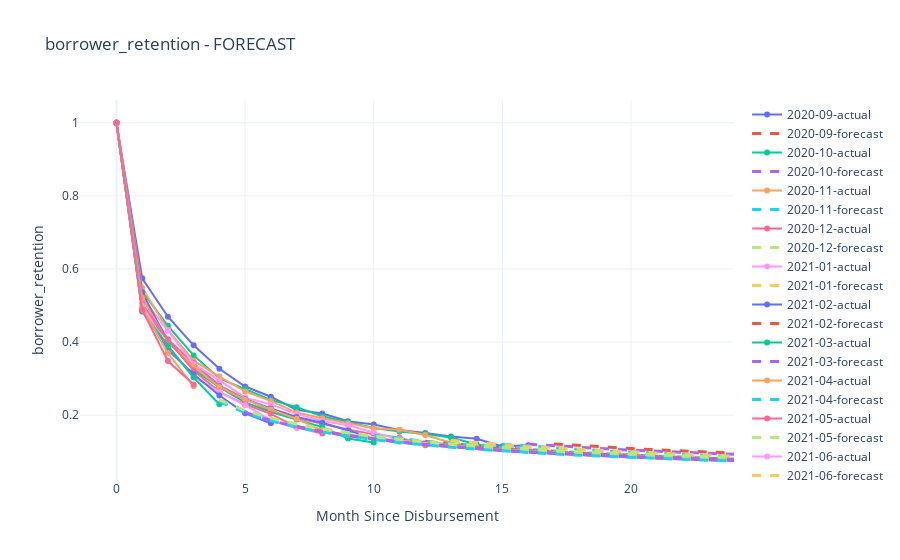

Notebook source saved alongside this figure:
### Code cell
# visualize cohorts for a given feature
m.plot_cohorts('borrower_retention', data='forecast')

### Figure 1 — Plotly figure (JSON) as saved in the notebook; plotly's stock layout.template omitted (floating-point values rounded to 4 significant figures)
{"data": [{"line": {"width": 2}, "mode": "markers+lines", "name": "2020-09-actual", "type": "scatter", "x": [0, 1, 2, 3, 4, 5, 6, 7, 8, 9, 10, 11, 12, 13, 14, 15, 16], "y": [1, 0.5744, 0.4693, 0.391, 0.3268, 0.2782, 0.2502, 0.2145, 0.2043, 0.1832, 0.1746, 0.1593, 0.1509, 0.1413, 0.1351, 0.1145, 0.1174]}, {"line": {"dash": "dash", "width": 3}, "mode": "lines", "name": "2020-09-forecast", "type": "scatter", "x": [17, 18, 19, 20, 21, 22, 23, 24], "y": [0.1213, 0.1167, 0.1125, 0.1087, 0.1051, 0.1018, 0.0988, 0.09596]}, {"line": {"width": 2}, "mode": "markers+lines", "name": "2020-10-actual", "type": "scatter", "x": [0, 1, 2, 3, 4, 5, 6, 7, 8, 9, 10, 11, 12, 13, 14, 15], "y": [1, 0.5387, 0.4444, 0.3634, 0.3004, 0.2713, 0.2418, 0.2218, 0.197, 0.1803, 0.1649, 0.1549, 0.1482, 0.1386, 0.1197, 0.1112]}, {"line": {"dash": "dash", "width": 3}, "mode": "lines", "name": "2020-10-forecast", "type": "scatter", "x": [16, 17, 18, 19, 20, 21, 22, 23, 24], "y": [0.1205, 0.1159, 0.1117, 0.1078, 0.1043, 0.101, 0.09801, 0.09521, 0.0926]}, {"line": {"width": 2}, "mode": "markers+lines", "name": "2020-11-actual", "type": "scatter", "x": [0, 1, 2, 3, 4, 5, 6, 7, 8, 9, 10, 11, 12, 13, 14], "y": [1, 0.5481, 0.4335, 0.3489, 0.3056, 0.2649, 0.2388, 0.207, 0.1915, 0.1768, 0.1641, 0.1597, 0.1454, 0.1246, 0.1136]}, {"line": {"dash": "dash", "width": 3}, "mode": "lines", "name": "2020-11-forecast", "type": "scatter", "x": [15, 16, 17, 18, 19, 20, 21, 22, 23, 24], "y": [0.1205, 0.1154, 0.1107, 0.1065, 0.1027, 0.09915, 0.09591, 0.09291, 0.09013, 0.08754]}, {"line": {"width": 2}, "mode": "markers+lines", "name": "2020-12-actual", "type": "scatter", "x": [0, 1, 2, 3, 4, 5, 6, 7, 8, 9, 10, 11, 12], "y": [1, 0.5231, 0.4073, 0.3417, 0.2809, 0.2467, 0.2105, 0.1919, 0.1764, 0.1606, 0.1473, 0.1385, 0.1173]}, {"line": {"dash": "dash", "width": 3}, "mode": "lines", "name": "2020-12-forecast", "type": "scatter", "x": [13, 14, 15, 16, 17, 18, 19, 20, 21, 22, 23, 24], "y": [0.1224, 0.1164, 0.1111, 0.1063, 0.102, 0.09815, 0.09459, 0.09133, 0.08833, 0.08555, 0.08298, 0.08058]}, {"line": {"width": 2}, "mode": "markers+lines", "name": "2021-01-actual", "type": "scatter", "x": [0, 1, 2, 3, 4, 5, 6, 7, 8, 9, 10, 11, 12], "y": [1, 0.5205, 0.4309, 0.3394, 0.2957, 0.2479, 0.2293, 0.2028, 0.1841, 0.1724, 0.1521, 0.1349, 0.1241]}, {"line": {"dash": "dash", "width": 3}, "mode": "lines", "name": "2021-01-forecast", "type": "scatter", "x": [13, 14, 15, 16, 17, 18, 19, 20, 21, 22, 23, 24], "y": [0.1304, 0.1244, 0.119, 0.1142, 0.1098, 0.1058, 0.1022, 0.09883, 0.09574, 0.09289, 0.09024, 0.08777]}, {"line": {"width": 2}, "mode": "markers+lines", "name": "2021-02-actual", "type": "scatter", "x": [0, 1, 2, 3, 4, 5, 6, 7, 8, 9, 10, 11], "y": [1, 0.5363, 0.3995, 0.3322, 0.2775, 0.2434, 0.218, 0.1952, 0.1793, 0.1581, 0.1365, 0.128]}, {"line": {"dash": "dash", "width": 3}, "mode": "lines", "name": "2021-02-forecast", "type": "scatter", "x": [12, 13, 14, 15, 16, 17, 18, 19, 20, 21, 22, 23, 24], "y": [0.1283, 0.1214, 0.1154, 0.11, 0.1052, 0.1008, 0.09686, 0.09326, 0.08997, 0.08694, 0.08414, 0.08154, 0.07913]}, {"line": {"width": 2}, "mode": "markers+lines", "name": "2021-03-actual", "type": "scatter", "x": [0, 1, 2, 3, 4, 5, 6, 7, 8, 9, 10], "y": [1, 0.4935, 0.4045, 0.3251, 0.2767, 0.2348, 0.2086, 0.1878, 0.1672, 0.1361, 0.1251]}, {"line": {"dash": "dash", "width": 3}, "mode": "lines", "name": "2021-03-forecast", "type": "scatter", "x": [11, 12, 13, 14, 15, 16, 17, 18, 19, 20, 21, 22, 23, 24], "y": [0.1315, 0.1243, 0.118, 0.1124, 0.1075, 0.103, 0.09897, 0.09531, 0.09197, 0.0889, 0.08607, 0.08345, 0.08103, 0.07877]}, {"line": {"width": 2}, "mode": "markers+lines", "name": "2021-04-actual", "type": "scatter", "x": [0, 1, 2, 3, 4, 5, 6, 7, 8, 9], "y": [1, 0.5212, 0.3993, 0.3322, 0.277, 0.2422, 0.2155, 0.1897, 0.1583, 0.1453]}, {"line": {"dash": "dash", "width": 3}, "mode": "lines", "name": "2021-04-forecast", "type": "scatter", "x": [10, 11, 12, 13, 14, 15, 16, 17, 18, 19, 20, 21, 22, 23, 24], "y": [0.1445, 0.1356, 0.128, 0.1214, 0.1155, 0.1102, 0.1055, 0.1013, 0.09745, 0.09394, 0.09072, 0.08775, 0.08501, 0.08247, 0.0801]}, {"line": {"width": 2}, "mode": "markers+lines", "name": "2021-05-actual", "type": "scatter", "x": [0, 1, 2, 3, 4, 5, 6, 7, 8], "y": [1, 0.5055, 0.4042, 0.3218, 0.2636, 0.2296, 0.2036, 0.1664, 0.1494]}, {"line": {"dash": "dash", "width": 3}, "mode": "lines", "name": "2021-05-forecast", "type": "scatter", "x": [9, 10, 11, 12, 13, 14, 15, 16, 17, 18, 19, 20, 21, 22, 23, 24], "y": [0.1477, 0.1377, 0.1291, 0.1217, 0.1153, 0.1096, 0.1046, 0.1001, 0.09601, 0.09231, 0.08894, 0.08585, 0.083, 0.08037, 0.07793, 0.07567]}, {"line": {"width": 2}, "mode": "markers+lines", "name": "2021-06-actual", "type": "scatter", "x": [0, 1, 2, 3, 4, 5, 6, 7], "y": [1, 0.4995, 0.3877, 0.3041, 0.2635, 0.227, 0.186, 0.1648]}, {"line": {"dash": "dash", "width": 3}, "mode": "lines", "name": "2021-06-forecast", "type": "scatter", "x": [8, 9, 10, 11, 12, 13, 14, 15, 16, 17, 18, 19, 20, 21, 22, 23, 24], "y": [0.1583, 0.1467, 0.137, 0.1287, 0.1215, 0.1153, 0.1097, 0.1048, 0.1004, 0.09641, 0.0928, 0.08949, 0.08646, 0.08367, 0.08109, 0.0787, 0.07647]}, {"line": {"width": 2}, "mode": "markers+lines", "name": "2021-07-actual", "type": "scatter", "x": [0, 1, 2, 3, 4, 5, 6], "y": [1, 0.4853, 0.3789, 0.3117, 0.2536, 0.2048, 0.1775]}, {"line": {"dash": "dash", "width": 3}, "mode": "lines", "name": "2021-07-forecast", "type": "scatter", "x": [7, 8, 9, 10, 11, 12, 13, 14, 15, 16, 17, 18, 19, 20, 21, 22, 23, 24], "y": [0.1688, 0.1551, 0.1439, 0.1345, 0.1265, 0.1196, 0.1136, 0.1082, 0.1035, 0.0992, 0.09534, 0.09184, 0.08864, 0.0857, 0.08299, 0.08049, 0.07816, 0.076]}, {"line": {"width": 2}, "mode": "markers+lines", "name": "2021-08-actual", "type": "scatter", "x": [0, 1, 2, 3, 4], "y": [1, 0.4838, 0.3899, 0.3027, 0.2297]}, {"line": {"dash": "dash", "width": 3}, "mode": "lines", "name": "2021-08-forecast", "type": "scatter", "x": [5, 6, 7, 8, 9, 10, 11, 12, 13, 14, 15, 16, 17, 18, 19, 20, 21, 22, 23, 24], "y": [0.2074, 0.1853, 0.1683, 0.1546, 0.1435, 0.1341, 0.1261, 0.1192, 0.1132, 0.1079, 0.1031, 0.09888, 0.09503, 0.09153, 0.08834, 0.08541, 0.08271, 0.08021, 0.07789, 0.07574]}, {"line": {"width": 2}, "mode": "markers+lines", "name": "2021-09-actual", "type": "scatter", "x": [0, 1, 2, 3], "y": [1, 0.4934, 0.3699, 0.2789]}, {"line": {"dash": "dash", "width": 3}, "mode": "lines", "name": "2021-09-forecast", "type": "scatter", "x": [4, 5, 6, 7, 8, 9, 10, 11, 12, 13, 14, 15, 16, 17, 18, 19, 20, 21, 22, 23, 24], "y": [0.237, 0.2067, 0.1845, 0.1673, 0.1536, 0.1424, 0.1329, 0.1249, 0.118, 0.112, 0.1066, 0.1019, 0.09759, 0.09374, 0.09024, 0.08705, 0.08412, 0.08142, 0.07892, 0.07661, 0.07445]}, {"line": {"width": 2}, "mode": "markers+lines", "name": "2021-10-actual", "type": "scatter", "x": [0, 1, 2, 3], "y": [1, 0.4876, 0.3479, 0.2835]}, {"line": {"dash": "dash", "width": 3}, "mode": "lines", "name": "2021-10-forecast", "type": "scatter", "x": [4, 5, 6, 7, 8, 9, 10, 11, 12, 13, 14, 15, 16, 17, 18, 19, 20, 21, 22, 23, 24], "y": [0.2416, 0.2129, 0.1918, 0.1753, 0.1622, 0.1513, 0.1422, 0.1343, 0.1275, 0.1216, 0.1163, 0.1116, 0.1073, 0.1035, 0.09999, 0.09678, 0.09382, 0.0911, 0.08857, 0.08621, 0.08402]}], "layout": {"title": {"text": "borrower_retention - FORECAST"}, "xaxis": {"title": {"text": "Month Since Disbursement"}}, "yaxis": {"title": {"text": "borrower_retention"}}}}
